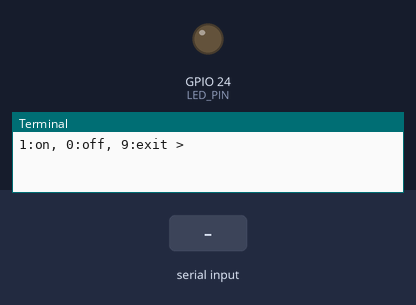
This program was run on a simulated Raspberry Pi (BCM pin numbers). Parts: output pins drawn as LEDs (lit = HIGH), the last lines printed to the terminal. The test bench sets the inputs (shaded band).

Above: at 1.2 s.
1.3 s: "1" typed at the terminal, then Enter
At 1.6 s:
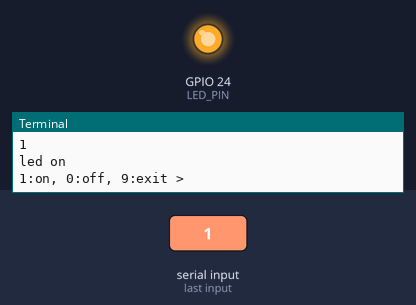
2.8 s: "0" typed at the terminal, then Enter
At 4.0 s:
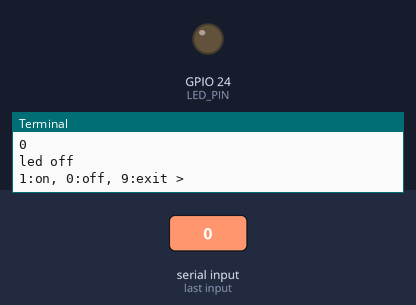
Timing chart, 0 to 5.8 s (numbered marks = the images above; inputs shaded):
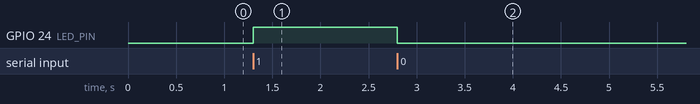

Measured:
- after the input at 1.3 s, GPIO 24 (LED_PIN): LOW → HIGH at once
- after the input at 2.8 s, GPIO 24 (LED_PIN): HIGH → LOW at once

The program:

led_blink_input.py
```python
#HEAD
import RPi.GPIO as GPIO

LED_PIN = 24
GPIO.setmode(GPIO.BCM)
GPIO.setup(LED_PIN, GPIO.OUT)

#BODY
try:
    while True:
        val = input("1:on, 0:off, 9:exit > ")
        if val == '0':
            GPIO.output(LED_PIN, GPIO.LOW)
            print('led off')
        elif val == '1':
            GPIO.output(LED_PIN, GPIO.HIGH)
            print('led on')
        else:
            GPIO.output(LED_PIN, GPIO.LOW)
            break

finally:
    GPIO.cleanup()
    print('Cleanup and Exit')
```
